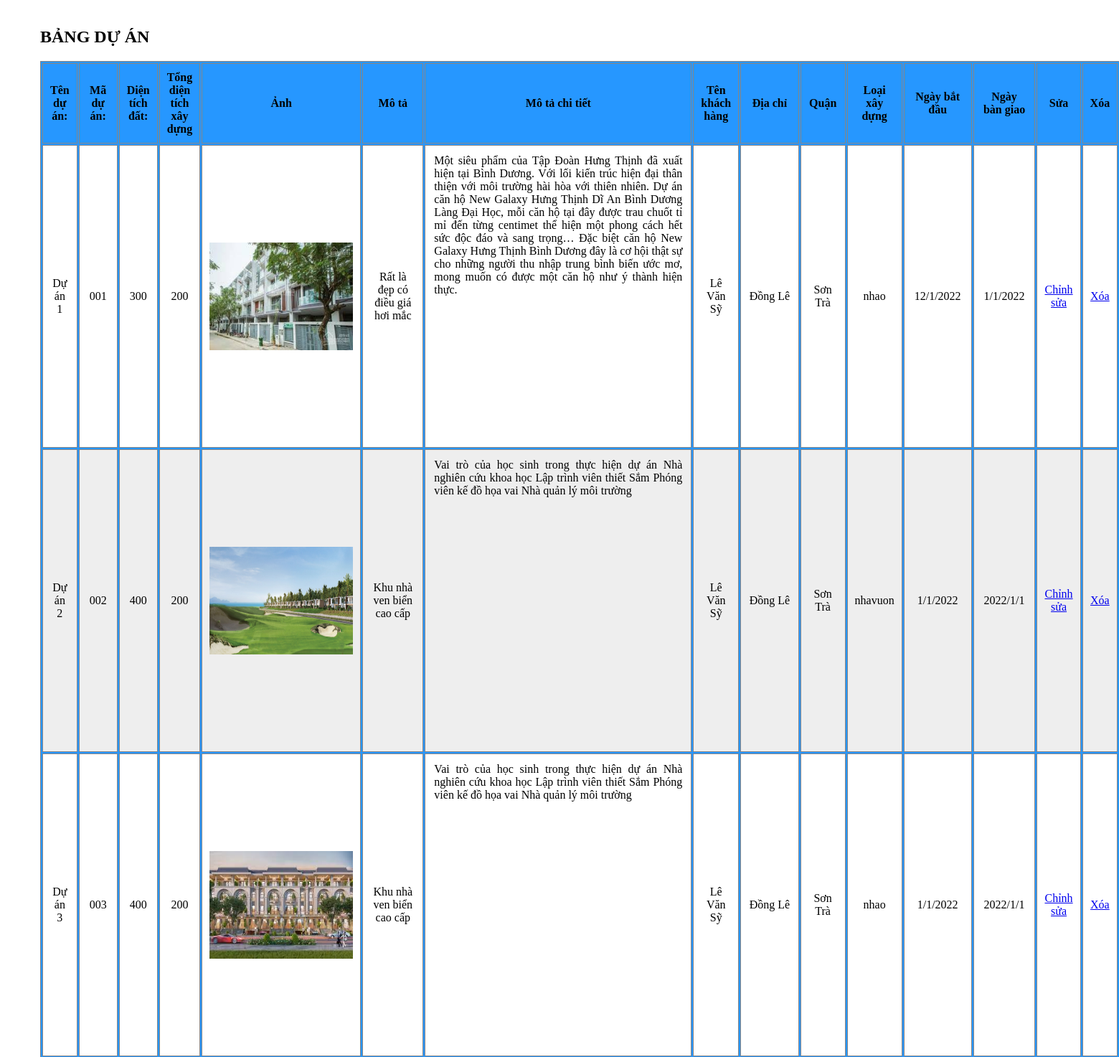
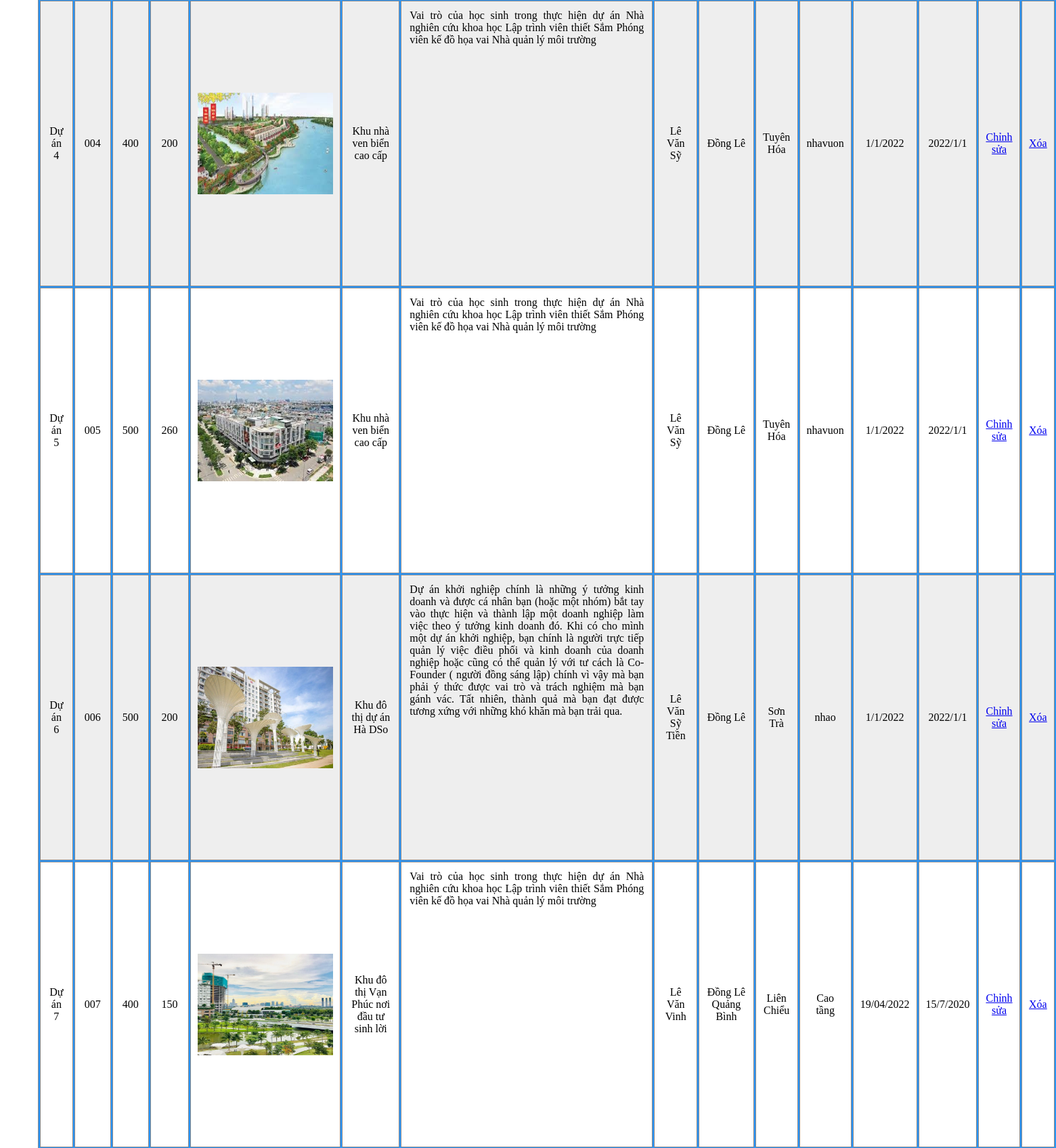
/Admin/project/project.php (upper part), run on the app's committed database (2 pictures, top to bottom).
### tables this page shows
CREATE TABLE `project` (
  `id_project` int(11) NOT NULL,
  `name_project` varchar(200) NOT NULL,
  `project_code` varchar(25) NOT NULL,
  `land_area` double NOT NULL,
  `total_cons_area` double NOT NULL,
  `name_cus` varchar(50) NOT NULL,
  `cus_num` varchar(20) NOT NULL,
  `cus_ID` varchar(20) NOT NULL,
  `address` varchar(100) NOT NULL,
  `district` varchar(50) NOT NULL,
  `construc_type` varchar(50) NOT NULL,
  `start` varchar(100) NOT NULL,
  `delivery` varchar(100) NOT NULL,
  `img` varchar(1000) NOT NULL,
  `Description` varchar(1100) NOT NULL,
  `Description_detail` varchar(1000) NOT NULL,
  `outstanding` varchar(100) NOT NULL
);

### Admin/dph.php (called while the page is built, shortened)
<?php
class dph
{
    public $__conn;
    function connect()
    {
        if (!$this->__conn){
            $this->__conn = mysqli_connect('localhost','root','','constractor_building') or die ('Lỗi kết nối');
            mysqli_query($this->__conn, "SET character_set_results = 'utf8', character_set_client = 'utf8', character_set_database = 'utf8', character_set_server = 'utf8'");
        }
    }
    function get_list($sql)
    {
        $result = mysqli_query($this->__conn, $sql);
        $return = array();
        while ($row = mysqli_fetch_assoc($result)){
            $return[] = $row;
        }
        return $return;
    }
}
?>

### Admin/project/project.php (the view, shortened to what this page needs)
<?php
include("../dph.php")?>
<link rel="stylesheet" href="./CSS/project.css">
<div class="container">
  <h2>BẢNG DỰ ÁN</h2>
  <table class="responsive-table">
    <tr class="table-header">
      <th class="col ">Tên dự án:</th>
      <th class="col ">Mã dự án:</th>
      <th class="col ">Diện tích đất:</th>
      <th class="col ">Tổng diện tích xây dựng</div>
      <th class="col ">Ảnh</th>
      <th class="col ">Mô tả</th>
      <th class="col ">Mô tả chi tiết</th>
      <th class="col ">Tên khách hàng</th>
      <th class="col ">Địa chỉ</th>
      <th class="col ">Quận</th>
      <th class="col ">Loại xây dựng</th>
      <th class="col ">Ngày bắt đầu</th>
      <th class="col ">Ngày bàn giao</th>
      <th class="col ">Sửa</th>
      <th class="col ">Xóa </th>
    <?php
        $database = new dph();
        $row = $database -> get_list('select * from project;')?>
        <?php foreach($row as $value):?>
          <tr class="table-row">
          <td class="col "><?php echo $value['name_project'] ?></td>
          <td class="col "><?php echo $value['project_code'] ?></td>
          <td class="col "><?php echo $value['land_area'] ?></td>
          <td class="col "><?php echo $value['total_cons_area'] ?></td>
          <td class="col "id="img-timeline"><img width="200px" height="150px" src="../img/<?php echo $value['img'] ?>" alt=""></td>
          <td class="col " id="Des"><?php echo $value['Description'] ?></td>
          <td class="col "id="Des-detail"><?php echo $value['Description_detail'] ?></td>
          <td class="col "><?php echo $value['name_cus'] ?></td>
          <td class="col "><?php echo $value['address'] ?></td>
          <td class="col "><?php echo $value['district'] ?></td>
          <td class="col "><?php echo $value['construc_type'] ?></td>
          <td class="col "><?php echo $value['start'] ?></td>
          <td class="col "><?php echo $value['delivery'] ?></td>
          <td class="col "><a href="./update.php?id=<?php echo $value['id_project']?>">Chỉnh sửa</a></td>
          <td class="col "><a href="./delete.php?id=<?php echo $value['id_project']?>">Xóa</a></td>
        </tr>
        <?php endforeach ?>

### Admin/project/CSS/project.css (style rules this page uses)
table, tr th, td { border: 1px solid #868585; }
table, tr, th { background-color: #2697FF; }
.container { margin: 38px 5px 19px 48px; }
.col { text-align: center; justify-content: center; }
#Des-detail { width: 350px; height: 400px; text-align: justify; overflow: hidden; text-overflow: ellipsis; display: inline-table; -webkit-box-orient: inline-axis; }
th, td { text-align: left; padding: 10px; }
table tr:nth-child(odd) { background-color: #eee; }
table tr:nth-child(even) { background-color: white; }
table tr:nth-child(1) { background-color: skyblue; }

### data on the page
project: name_project "Dự án 1", project_code "001", land_area "300", total_cons_area "200", img (picture), Description "Rất là đẹp có điều giá hơi mắc", Description_detail "Một siêu phẩm của Tập Đoàn Hưng Thịnh đã xuất hiện tại Bình Dương. Với lối kiến trúc hiện đại thân thiện với môi trường hài hòa với thiên nhiên. Dự án căn hộ New Galaxy Hưng Thịnh Dĩ An Bình Dương Làng Đại Học, mỗi căn hộ tại đây được trau chuốt tỉ mỉ đến từng centimet thể hiện một phong cách hết sức độc đáo và sang trọng… Đặc biệt căn hộ New Galaxy Hưng Thịnh Bình Dương đây là cơ hội thật sự cho những người thu nhập trung bình biến ước mơ, mong muốn có được một căn hộ như ý thành hiện thực.", name_cus "Lê Văn Sỹ", address "Đồng Lê", district "Sơn Trà", construc_type "nhao", start "12/1/2022", delivery "1/1/2022"
project: name_project "Dự án 2", project_code "002", land_area "400", total_cons_area "200", img (picture), Description "Khu nhà ven biển cao cấp", Description_detail "Vai trò của học sinh trong thực hiện dự án Nhà nghiên cứu khoa học Lập trình viên thiết Sắm Phóng viên kế đồ họa vai Nhà quản lý môi trường", name_cus "Lê Văn Sỹ", address "Đồng Lê", district "Sơn Trà", construc_type "nhavuon", start "1/1/2022", delivery "2022/1/1"
project: name_project "Dự án 3", project_code "003", land_area "400", total_cons_area "200", img (picture), Description "Khu nhà ven biển cao cấp", Description_detail "Vai trò của học sinh trong thực hiện dự án Nhà nghiên cứu khoa học Lập trình viên thiết Sắm Phóng viên kế đồ họa vai Nhà quản lý môi trường", name_cus "Lê Văn Sỹ", address "Đồng Lê", district "Sơn Trà", construc_type "nhao", start "1/1/2022", delivery "2022/1/1"
project: name_project "Dự án 4", project_code "004", land_area "400", total_cons_area "200", img (picture), Description "Khu nhà ven biển cao cấp", Description_detail "Vai trò của học sinh trong thực hiện dự án Nhà nghiên cứu khoa học Lập trình viên thiết Sắm Phóng viên kế đồ họa vai Nhà quản lý môi trường", name_cus "Lê Văn Sỹ", address "Đồng Lê", district "Tuyên Hóa", construc_type "nhavuon", start "1/1/2022", delivery "2022/1/1"
project: name_project "Dự án 5", project_code "005", land_area "500", total_cons_area "260", img (picture), Description "Khu nhà ven biển cao cấp", Description_detail "Vai trò của học sinh trong thực hiện dự án Nhà nghiên cứu khoa học Lập trình viên thiết Sắm Phóng viên kế đồ họa vai Nhà quản lý môi trường", name_cus "Lê Văn Sỹ", address "Đồng Lê", district "Tuyên Hóa", construc_type "nhavuon", start "1/1/2022", delivery "2022/1/1"
project: name_project "Dự án 6", project_code "006", land_area "500", total_cons_area "200", img (picture), Description "Khu đô thị dự án Hà DSo", Description_detail "Dự án khởi nghiệp chính là những ý tưởng kinh doanh và được cá nhân bạn (hoặc một nhóm) bắt tay vào thực hiện và thành lập một doanh nghiệp làm việc theo ý tưởng kinh doanh đó. Khi có cho mình một dự án khởi nghiệp, bạn chính là người trực tiếp quản lý việc điều phối và kinh doanh của doanh nghiệp hoặc cũng có thể quản lý với tư cách là Co-Founder ( người đồng sáng lập) chính vì vậy mà bạn phải ý thức được vai trò và trách nghiệm mà bạn gánh vác. Tất nhiên, thành quả mà bạn đạt được tương xứng với những khó khăn mà bạn trải qua.", name_cus "Lê Văn Sỹ Tiền", address "Đồng Lê", district "Sơn Trà", construc_type "nhao", start "1/1/2022", delivery "2022/1/1"
project: name_project "Dự án 7", project_code "007", land_area "400", total_cons_area "150", img (picture), Description "Khu đô thị Vạn Phúc nơi đầu tư sinh lời", Description_detail "Vai trò của học sinh trong thực hiện dự án Nhà nghiên cứu khoa học Lập trình viên thiết Sắm Phóng viên kế đồ họa vai Nhà quản lý môi trường", name_cus "Lê Văn Vinh", address "Đồng Lê Quảng Bình", district "Liên Chiểu", construc_type "Cao tầng", start "19/04/2022", delivery "15/7/2020"
